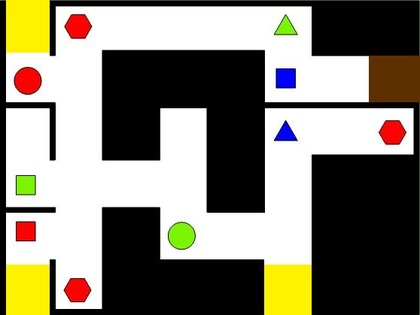
%> input picture trialRun/round32d.jpg, 420 x 315 px, shrunk from 558 x 419 before the run
$ octave --eval "result = go(imread('round32d.jpg'));"   (GNU Octave 9; MATLAB toolbox functions it lacks are replaced by stand-ins)
%> lines starting %> are read from the running program, lines starting %| are printed output that depends on the picture; in (x1, y1, x2, y2) boxes, pixels count from 0 and x2, y2 are one past the last pixel; in counts of white or black regions, pixels touching at a corner belong together; the program's own positions count from 1
### trialRun/extract.m
function[img]=extract(I)
[r,c,t]=size(I);
img=zeros(r,c);
for i=1:r
    for j=1:c
        if (I(i,j,1)>250 && I(i,j,1)<=255 && I(i,j,2)<=255 && I(i,j,2)>250 && I(i,j,3)<=255 ) && I(i,j,3)>250 || (I(i,j,1)>=0 && I(i,j,1)<10 && I(i,j,2)>=0 && I(i,j,2)<10 && I(i,j,3)>=0 && I(i,j,3)<10)
        else img(i,j)=1;
        end
    end
end

end

### trialRun/width.m
function[w]=width(im)
[r,c,t]=size(im);
brown=zeros(r,c);
for i=1:r
    for j=1:c
        if im(i,j,1)>150 && im(i,j,1)<200 && im(i,j,2)>100 && im(i,j,2)<200 && im(i,j,3)>50 && im(i,j,3)<100
            brown(i,j)=1;
        end
    end
end

%figure,imshow(brown);
%[l,num]=bwlabel(brown);
flag=0;
for i=1:r
    for j=1:c
        if brown(i,j)==1
            row=i;
            col=j;
            flag=1;
            break;
        end
    end
    if flag==1
        break;
    end
end
% disp(row);
% disp(col);
colCount=0;
rowCount=0;
for i=row:r
    if brown(i,col)==1
        rowCount=rowCount+1;
    end
end

for j=col:c
    if brown(row,j)==1
        colCount=colCount+1;
    end
end
% disp(rowCount);
% disp(colCount);
if rowCount>colCount
    w=rowCount;
else w=colCount;
end

end


### trialRun/extractCentroid.m
function [stat]=extractCentroid(bin)
[bin,num]=bwlabel(bin);
stat = regionprops(bin,'centroid');
for x=1:numel(stat)
    stat(x).Centroid(1)=round(stat(x).Centroid(1));
    stat(x).Centroid(2)=round(stat(x).Centroid(2));
end
end

### trialRun/StartPoint.m
function [sr,sc]=StartPoint(stat,im)
sr=0;
sc=0;
for i=1:numel(stat)
    r=stat(i).Centroid(2);
    c=stat(i).Centroid(1);
   if im(r,c,1)>200 && im(r,c,1)<256 && im(r,c,2)>200 && im(r,c,2)<255 && im(r,c,3)>=0 && im(r,c,3)<50
        sr=r;
        sc=c;
        break;
    end
end


end

### trialRun/EndPoint.m
function [sr,sc]=EndPoint(stat,im)
sr=0;
sc=0;
for i=1:numel(stat)
    r=stat(i).Centroid(2);
    c=stat(i).Centroid(1);
   if im(r,c,1)>150 && im(r,c,1)<200 && im(r,c,2)>100 && im(r,c,2)<200 && im(r,c,3)>50 && im(r,c,3)<100
        sr=r;
        sc=c;
        break;
    end
end

### trialRun/centroidLine.m
function [im]=centroidLine(bin,stat)
[r,c]=size(bin);
im=zeros(r,c);
cent=cat(1,stat.Centroid);

for i=1:numel(stat)

        im=radiate(im,cent(i,2),cent(i,1));

end


end

### trialRun/radiate.m
function im = radiate(im,row,col)
[r,c]=size(im);
for i=1:r
    im(i,col)=1;
end
for j=1:c
    im(row,j)=1;
end
end

### trialRun/OneLiner.m
function [bin]=OneLiner(bin,w)

[r,c]=size(bin);
past=0;
first=0;
thresh=round(w/2);
%thresh=w;
for j=1:c
    if ((first==0) && (bin(1,j)==1))
        past=j;
        first=1;

    else if (bin(1,j)==1)

        if (j-past)<thresh

            for row=1:r
                if bin(row,j-1)==1 && bin(row,j+1)==1
                    bin(row,j)=1;
                else bin(row,j)=0;
                end
            end

        end
        past=j;
        end
    end
end

%figure,imshow(bin);
first=0;
for i=1:r
    if ((first==0) && (bin(i,1)==1))
        past=i;
        first=1;

    else if (bin(i,1)==1)

        if (i-past)<thresh

            for col=1:c
                if bin(i-1,col)==1 && bin(i+1,col)==1
                    bin(i,col)=1;
                else bin(i,col)=0;
                end
            end

        end
        past=i;
        end
    end
end


%figure,imshow(bin);


end


### trialRun/path_extract.m
function [im]= path_extract(im,im_c)
[r,c,t]=size(im_c);
image=zeros(r,c);
for i=1:r
    for j=1:c
        image(i,j)=1;
    end
end
for i=1:r
    for j=1:c
        if im(i,j)==1 && im_c(i,j,1)==0 && im_c(i,j,2)==0 && im_c(i,j,3)==0
            %image(i,j)=0;
            im(i,j)=0;
        end
    end
end

for i=1:r
    for j=1:c
        if im(i,j)==0
            else im(i,j)=1;
        end
    end
end
end

### trialRun/findIntersection.m
function [intersections]=findIntersection(im)
[r,c]=size(im);
a=1;
for i=2:r-1
    for j=2:c-1
        if im(i-1,j)==1 && im(i+1,j)==1 && im(i,j-1)==1 && im(i,j+1)==1
            intersections(a,1)=i;
            intersections(a,2)=j;
            a=a+1;
        end
    end
end
end

### trialRun/go.m
function [direction]=go(I)
%figure,imshow(I);

%bin=extractBackGround(I);
bin=extract(I);
%> after the loop in extract, `for i=1:r`:
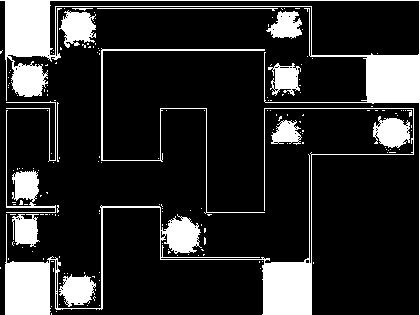
%> img: size 315x420 double; values 0 (black) and 1 (white), 17.2% white; 179 white regions (164 under 20 px), largest, box (x1, y1, x2, y2) and area: (0, 0, 420, 315) 7582, (5, 108, 414, 315) 7469, (6, 110, 56, 213) 921
%figure,imshow(bin);

w=width(I);
%> after the loop in width, `for i=1:r`:
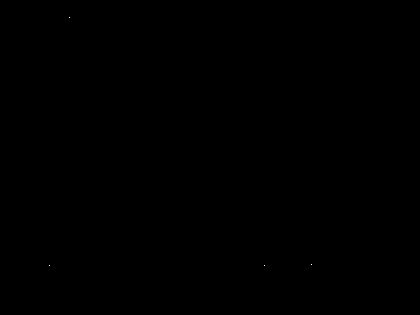
%> brown: size 315x420 double; values 0 (black) and 1 (white), 0% white in thin lines or dots, all inside (x1, y1, x2, y2) = (49, 17, 312, 266)
%> after the loop in width, `for i=1:r`: col = 70; flag = 1; row = 18
%> the loop in width, `for i=row:r` made 298 passes
%> rowCount on pass 1: 1
%> the loop in width, `for j=col:c` made 351 passes
%> in width, `else w=colCount;`: w = 1
stat=extractCentroid(bin);
[sr,sc]=StartPoint(stat,I);
[er,ec]=EndPoint(stat,I);

% im=OneLiner1(bin,w);
cent=centroidLine(bin,stat);
%figure,imshow(cent);

im=OneLiner(cent,w);
%figure,imshow(im);

road=path_extract(im,I);
%figure,imshow(road);

Nodes=findIntersection(road);%returning in row col format
%a=AM1(Nodes,path);
imshow(road);
hold on;
for i=1:numel(Nodes)/2
    x=Nodes(i,2);
    y=Nodes(i,1);
plot(x,y,'o','MarkerSize',10);
end
hold off;
am=adjacency_matrix(Nodes,road);
BGobj =biograph(am);
view(BGobj);

S=getS(sr,sc,Nodes,I);
T=getDest(er,ec,Nodes,I);

[dist, path, pred] = shortestpath(BGobj, S, T);
%disp(path);

highlightSP(BGobj,Nodes,path);

p=getRoute(Nodes,path);
disp(p);

direction=getDir(p);
disp(direction);
end
%> in extractCentroid, `[bin,num]=bwlabel(bin);`:
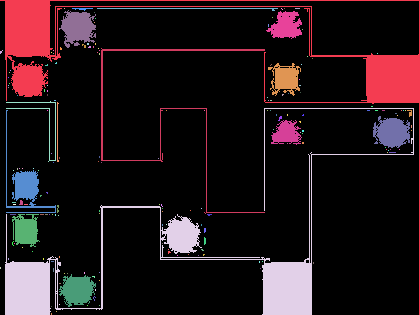
%> bin: size 315x420 double; 180 distinct labels, from 0 to 179; one colour per label, 0 black
%> in extractCentroid, `[bin,num]=bwlabel(bin);`: num = 179
%> in extractCentroid, `stat = regionprops(bin,'centroid');`: stat = 179 regions; first 5, Centroid: [196.9 57.9], [1.7 52.5], [1 268.5], [175.7 267.3], [42.9 122]
%> after the loop in extractCentroid, `for x=1:numel(stat)`: stat = 179 regions; first 5, Centroid: [197 58], [2 53], [1 269], [176 267], [43 122]
%> the loop in StartPoint, `for i=1:numel(stat)` made 179 passes
%> (r, c) on passes 1 to 3: (58, 197), (53, 2), (269, 1)
%> after the loop in StartPoint, `for i=1:numel(stat)`: sc = 0
%> the loop in EndPoint, `for i=1:numel(stat)` made 179 passes
%> in centroidLine, `cent=cat(1,stat.Centroid);`: cent = 179 rows, first 12: [197 58; 2 53; 1 269; 176 267; 43 122; 25 187; 9 78; 9 86; 9 88; 9 260; 10 73; 10 84]
%> the loop in centroidLine, `for i=1:numel(stat)` made 179 passes
%> pass 1, in centroidLine, `im=radiate(im,cent(i,2),cent(i,1));`:
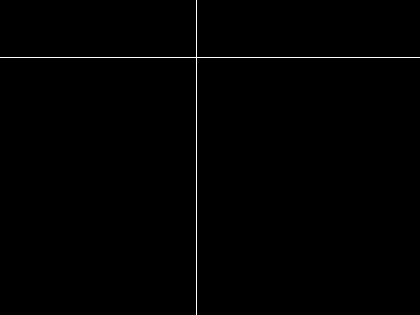
%> im: size 315x420 double; values 0 (black) and 1 (white), 0.55% white in thin lines or dots
%> pass 3, in centroidLine, `im=radiate(im,cent(i,2),cent(i,1));`:
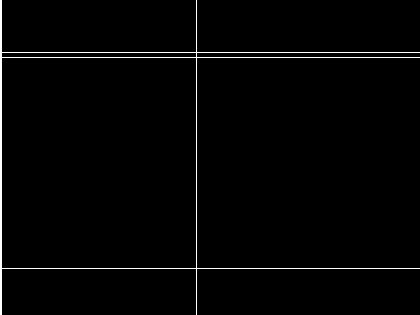
%> im: size 315x420 double; values 0 (black) and 1 (white), 1.7% white in thin lines or dots
%> after the loop in centroidLine, `for i=1:numel(stat)`:
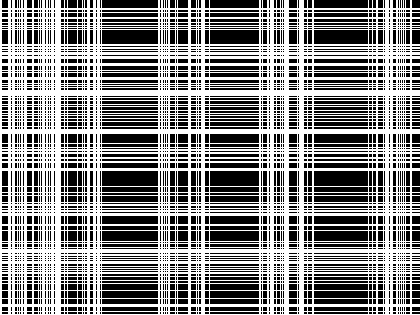
%> im: size 315x420 double; values 0 (black) and 1 (white), 52.5% white; 4080 black regions (3522 under 20 px), largest, box (x1, y1, x2, y2) and area: (102, 171, 158, 186) 840, (314, 171, 368, 186) 810, (102, 30, 158, 44) 784
%> in OneLiner, `thresh=round(w/2);`: thresh = 1
%> after the loop in OneLiner, `for j=1:c`: past = 412
%> after the loop in OneLiner, `for i=1:r`: past = 315
%> after the loop in path_extract, `for i=1:r`: image: size 315x420 double; every value is 1
%> after the loop in path_extract, `for i=1:r`:
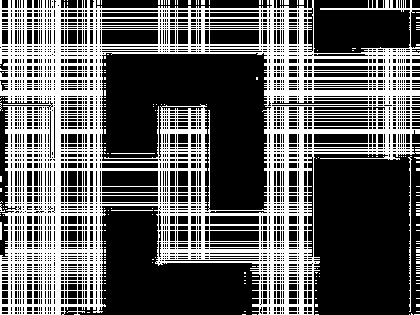
%> im: size 315x420 double; values 0 (black) and 1 (white), 36.4% white; 189 white regions (181 under 20 px), largest, box (x1, y1, x2, y2) and area: (0, 0, 420, 315) 47097, (408, 156, 412, 312) 208, (111, 153, 155, 154) 44
%> after the loop in findIntersection, `for i=2:r-1`: a = 17319
%> (the run ends here)
